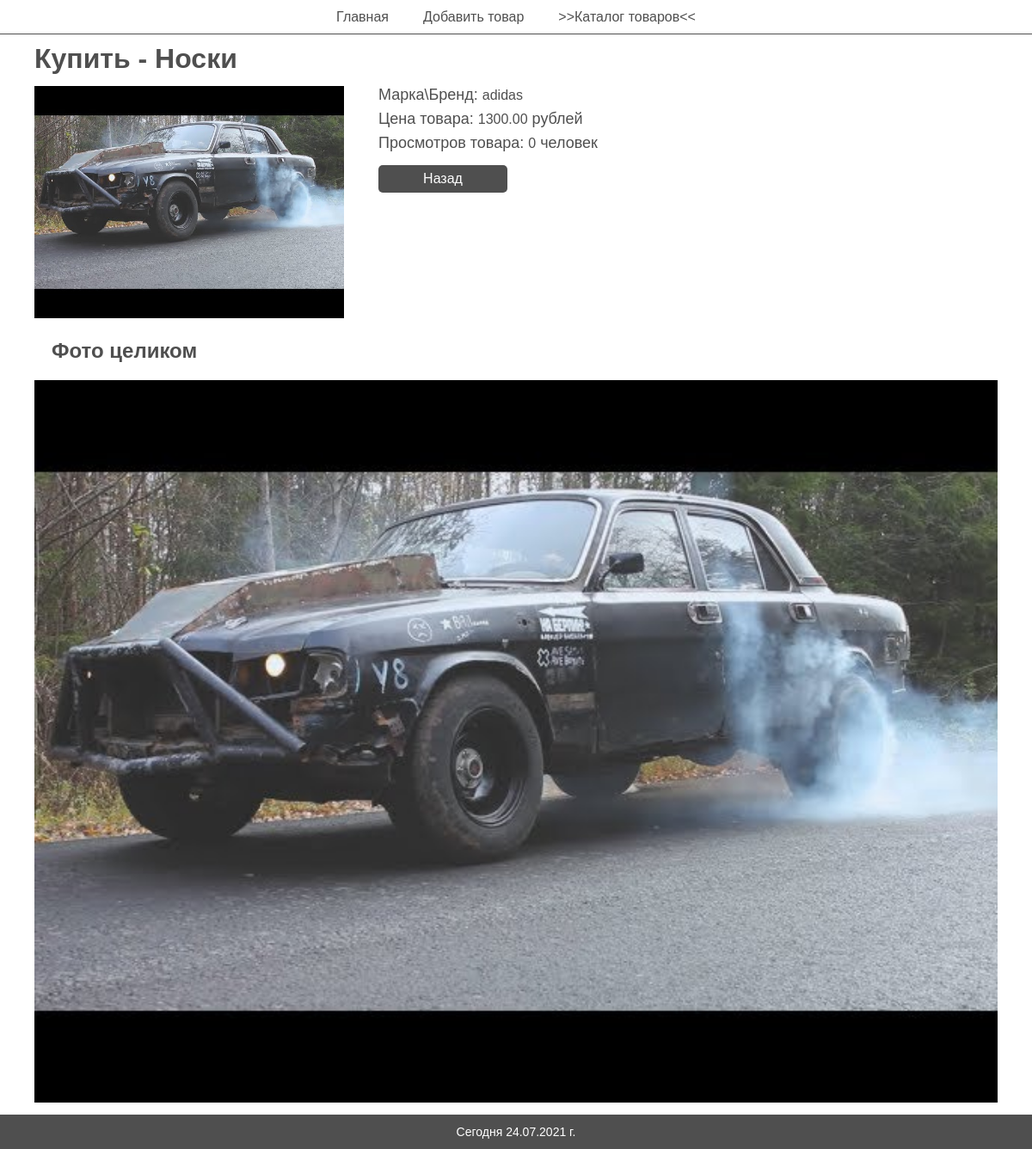
The page /administration/admin-panel.php?page=admin-panel--tovar&id_product=1 on the database its author committed.
### tables this page shows
CREATE TABLE `catalog` (
  `id` int(10) UNSIGNED NOT NULL,
  `name` varchar(128) NOT NULL,
  `branch_id` int(10) UNSIGNED DEFAULT NULL,
  `price` decimal(10,2) NOT NULL,
  `views` int(10) UNSIGNED NOT NULL DEFAULT 0
);

CREATE TABLE `galary` (
  `id` int(10) UNSIGNED NOT NULL,
  `image_name` varchar(128) NOT NULL,
  `type` varchar(128) NOT NULL,
  `url` varchar(128) NOT NULL,
  `id_product` int(10) UNSIGNED DEFAULT NULL
);

CREATE TABLE `branch` (
  `id` int(10) UNSIGNED NOT NULL,
  `branch_name` varchar(128) NOT NULL
);

### administration/components/elements/viewing.php (the view)
<?php
$id_product = $_GET['id_product'];
if ($id_product != null && (int)$id_product != 0) {
    $product = "SELECT *
        FROM catalog
        INNER JOIN branch
        ON catalog.branch_id=branch.id
        INNER JOIN galary
        ON galary.id_product=catalog.id
        wHERE catalog.id = $id_product";
    $product_req = requestInDataBase($product);
    $product_row = mysqli_fetch_array($product_req);
} else
    exit("<meta http-equiv='refresh' content='0; url= admin-panel.php'>");
?>
<div class="tovar">
    <h1 class="tovar__title">Купить - <span><?php echo $product_row['name']; ?></span></h1>
    <article class="tovar__description">
        <div class="tovar__image">
            <img src="../<?php echo $product_row['url'] . $product_row['image_name'] . "." . $product_row['type']; ?>" alt="<?php echo $product_row['name']; ?>">
        </div>
        <div class="tovar__info">
            <div class="tovar__branch">Марка\Бренд: <span><?php echo $product_row['branch_name']; ?></span></div>
            <div class="tovar__price">Цена товара: <span><?php echo $product_row['price']; ?></span> рублей</div>
            <div class="tovar__views">Просмотров товара: <span><?php echo $product_row['views']; ?></span> человек</div>
            <a href="admin-panel.php" class="tovar--button">Назад</a>
        </div>
    </article>
    <h2 class="tovar__title">Фото целиком</h2>
    <div class="tovar__full_img">
        <img src="../<?php echo $product_row['url'] . $product_row['image_name'] . "." . $product_row['type']; ?>" alt="<?php echo $product_row['name']; ?>">
    </div>
</div>

### assets/css/nullstyle.css (style rules this page uses)
*, *::before, *::after { margin: 0; padding: 0; box-sizing: border-box; outline: none; font-family: Arial, sans-serif; color: #4f4f4f; }
* > img { width: 100%; height: auto; max-height: 100%; }
a { text-decoration: none; }

### assets/css/main.css (style rules this page uses)
.product--button, .tovar--button { display: block; width: 150px; height: 32px; padding: 7px 12px; background-color: #4f4f4f; color: #fff; border-radius: 5px; text-align: center; }
h1.tovar__title { padding-bottom: 13px; }
h2.tovar__title { padding: 20px; }
.tovar__description { display: flex; flex-wrap: wrap; gap: 40px; }
.tovar__image { width: 360px; }
.tovar__info>div { padding-bottom: 7px; }
.tovar__branch, .tovar__price, .tovar__views { font-size: 18px; }
.tovar__info span { font-size: 16px; }
.tovar--button { margin-top: 8px; }

### rows shown on the page
catalog: name "Носки", galary.url+image_name (placeholder picture), branch.branch_name "adidas", price "1300.00", views "0"
